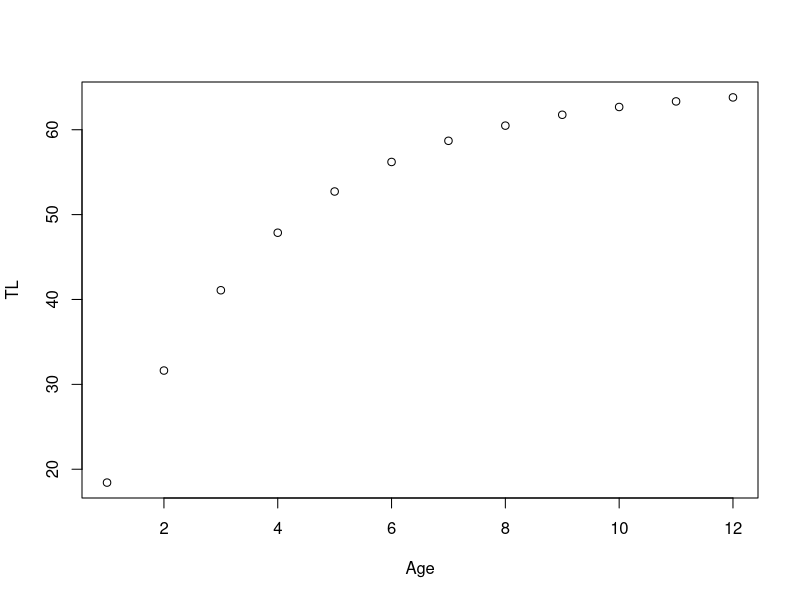
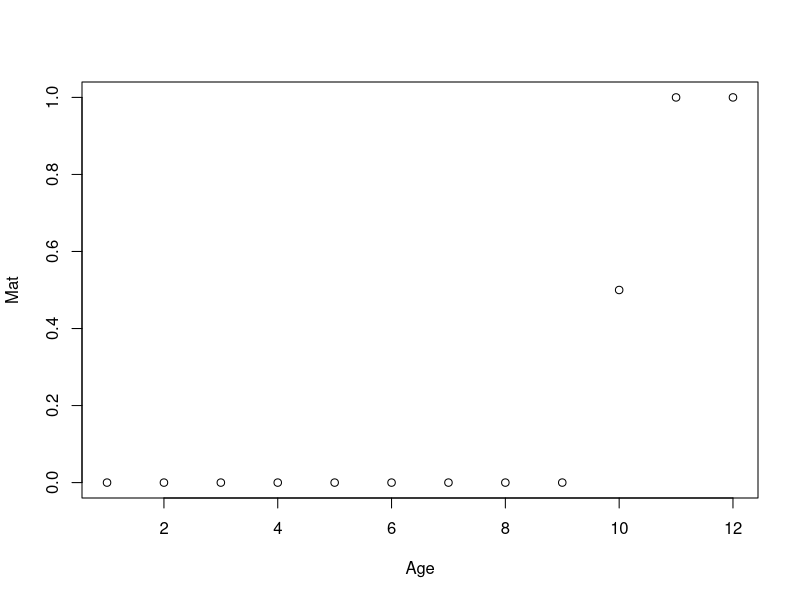
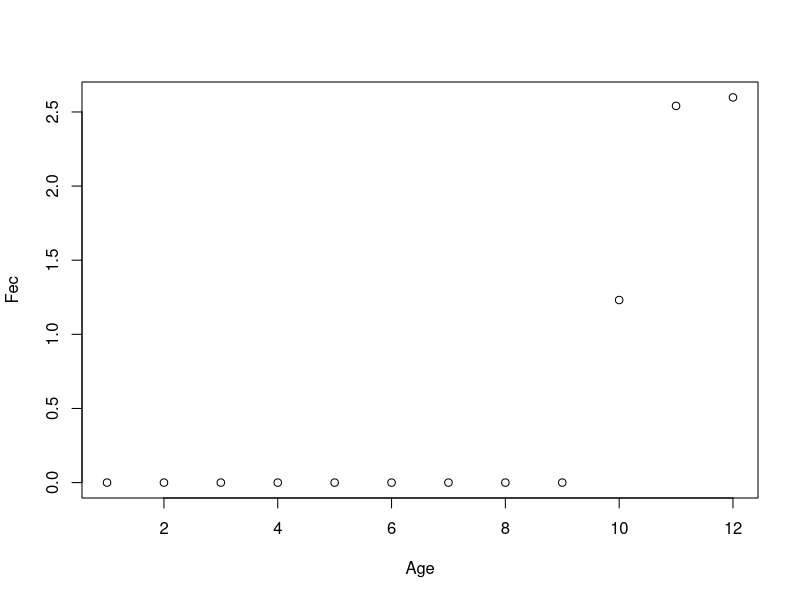
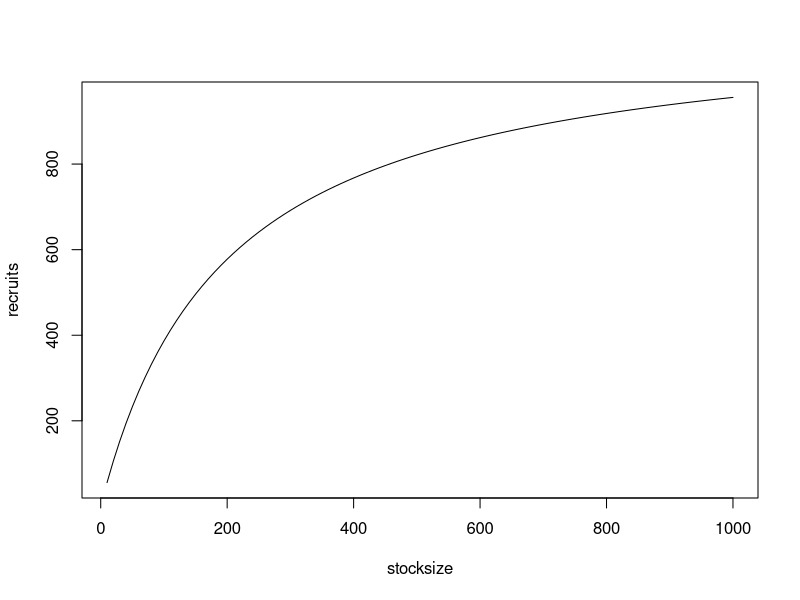
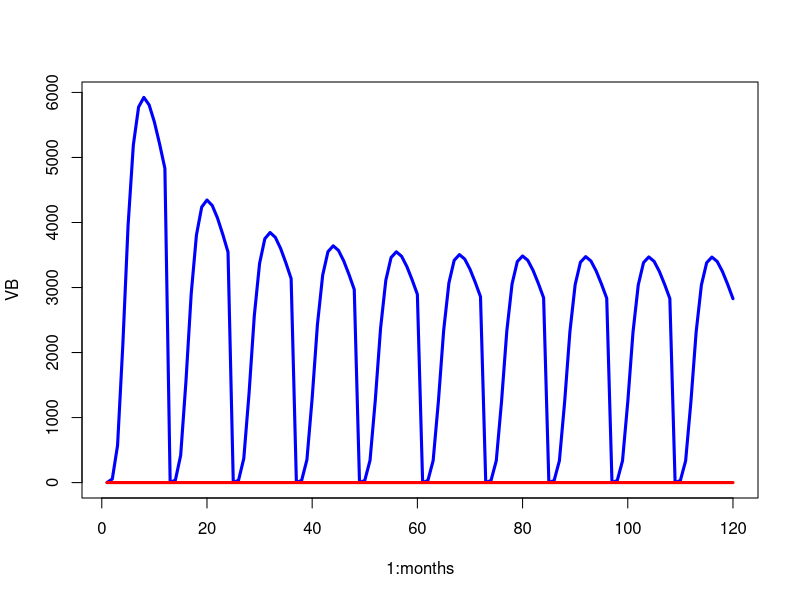

Recreate these plots in R, in order.
### 10/30/2020 Turning generic AS model into monthly scallops 
#   -first make monthly
#   -then input more realistic scallop parms

### Remaining to do:
#     -Probably want to allow the scallops to live maybe 18 months? This would also allow for the possibility that some scallops can
#           -spawn twice. Seems ballpark that this would be a proportion <50% but greater than 10%
#     -make harvest season explicit (i.e. vulnerability off of age or month as opposed to size) or having a vul to harvest and vul to retention
#     -deal with animals that can spawn before they're killed, so need an aggregator to sum eggs in non-recruit months.
#     -consider spatial issues




rm(list = ls())

################################################################################
# Parameters #
################################################################################

### Constants, life history and fishery ###
  amax = 12    #Going to be changed to 18, maximum age, in months *possibly taken from Geiger 2010
  Ro = 1000       #recruitment at unfished conditions *made up, theoretical
  CR = 8          #recruitment compensation ratio *guessed, could look back at CR of other bivalves
  vbk = 4/12      #von bertelanfy metabolic parameter *initially guessed by manually matching to barber and blake, lines kinda up with Wolf & Mendo
  vblinf = 65     #von bertelanfy length infinity parameter, mm shell height *from Geiger
  vbt0 = 0        #von bertelanfy t0 parameter *made up
  alw = 0.0001   #length weight alometry parameter, just altered so asympt. wt = ~ 1 oz, probably *Made up, Jen is going to check on data for this
  alwb = 3        #length weight alometry b parm
  #next 3 parms may be informed by Jen's current study 
  wmat = 12       #weight at maturity *values tied to when we thought 50% maturity occurred in months, then to weights, so this changes with alw
  amat = 10       #age at 50% maturity
  msd = .1        #standard deviation of maturity *made up, will update
  vlh = 50        #length at 50% vulnerability *guessed, Jen will check on histograms
  vsd = 5        #standard deviation of length at 50% vulnerability
  M = 0.2        #natural mortality *Jen's work had the monthly of .17 - .23 (daily 0.0057 - 0.0078) *intial guess was 0.35       
  TLref = vblinf*0.5  #this is the reference length for M--i.e. at what length are we assuming length-invariant M is being measured. 
                      #So, the M=0.35 above is saying M is constant over all ages/sizes, which is probably wrong. But to use the Lorenzen-type 
                      #mortality scaling, we need to say what the constant M is representing.
  lorenzc = 1     #exponent of the scaling of mortality with length. 

  effort=0     #fixing effort at a constant level, so changing to deterministic (non-dynamic) effort
  q=0.0003        #fixing q at a constant
  U = 0           #harvest rate, used for equilibrium calculations only. In the model harvest rate (hr) is used as 1-exp(-effort *catchability), allowing for time varying effort
 
### Age-specifc vectors ###
  Age = seq(1,amax)                             #Age
  TL = vblinf*(1-exp(-vbk*(Age-vbt0)))          #Total length
  Wt = (alw*(TL)^alwb)                          #Weight
  Vul = 1/(1+exp(-(TL-vlh)/vsd))                #Vulnerability
  #Surv = (1+vblinf/TL*(exp(vbk)-1))^(-M/vbk)    #Survival in each time step, could have alterantively done: exp(-Madult*linf/base_len)
  Surv = exp(-(M*TLref/TL))^lorenzc             #another, simpler way of looking at age-varying survival. Note this will produce more variation than the above method
  Lo = vector(length=amax); Lo[1]=1;  for (i in 2:amax){Lo[i]=Lo[i-1]*Surv[i-1]}; #Lo[Amax] = Lo[(Amax-1)]*surv[(Amax-1)]/(1-surv[(Amax-1)])       #survivorship in unfished condtions with special survivorship for terminal age
  Lfished = vector(length=amax); Lfished[1]=1;  for (i in 2:amax){Lfished[i]=Lfished[i-1]*Surv[i-1]*(1-U*Vul[i-1])}; #Lfished[Amax] = Lfished[(Amax-1)]*surv[(Amax-1)]*(1-U*vul[(Amax-1)])/(1-surv[(Amax-1)]*(1-U*vul[(Amax-1)]))       #Standard with special calculation for terminal fished survivorship

  Mat = 1/(1+exp(-(Age-amat)/msd))                #Vulnerability
  Fec = .1*Mat*Wt # the 0.1 is from the Barber & Blake paper, but Jen will double check
  #Fec = ifelse((Wt-Wt[amat])<0,0,Wt-Wt[amat])           #Fecundity

plot(Age, TL)
plot(Age, Mat)
plot(Age, Fec)

### Calculations from vectors ###
  epro = sum(Lo*Fec)                    #eggs-per-recruit unfished conditions
  eprf = sum(Lfished*Fec)               #eggs-per-recruit fished conditions
  bpro = sum(Wt,Lo)                     #biomass-per-recruit unfished conditions
  npro = sum(Lo)                        #numbers-per-recruit unfished conditions
  vbpro = sum(Vul*Wt*Lo)                #vulnerable biomass per recruit unfished conditions
  vbprf = sum(Vul*Wt*Lfished)           #vulnerable biomiass per recruit fished conditions
  spr = epro/eprf                       #spawning potential ratio
  bo = Ro*bpro                          #biomass at unfished condtions
  no = Ro*npro                          #numbers at unfished conditions
  vbo = Ro*vbpro                        #vulnerable biomass at unfished conditions
  #recruitment parms and calcs#
    bha = CR/epro                         #beverton holt a parm
    bhb = (CR-1)/(Ro*epro)                #beverton holt b parm
    r.eq = (bha*eprf-1)/(bhb*eprf)        #equilibrium recruitment
    yield.eq = U*vbprf*r.eq

    #looking at the beverton holt stock-recruit relationships--you can change CR and re-run to see how this changes
      stocksize <- seq(10, 1000, length.out=100)
      recruits <- bha*stocksize/(1+bhb*stocksize)
      plot(stocksize,recruits, type="l")

################################################################################
### time and age dynamics ###
################################################################################
  months = 120
  #setting up space for model outputs
    eggs = vector(length=months); N=vector(length=months); B=vector(length=months); VB=vector(length=months); hr=vector(length=months); 
    yield = vector(length=months); cpue = vector(length=months); qt = vector(length=months); et = vector(length=months); 

  #numbers at age of fish
  nage = matrix(0,months,amax)                                                     #set up matrix
      #initializing first year age structure
      nage[1,1]=Ro#*Lo                                                              #numbers at age, year 1
      #initializing first year of all year dependent values, note, these must go in a specific order
      prop_spawn<-c(0,0,0,0,0,0.2,0.2,0.5,0.8,0.8,0.2,0)                          #proportion of indv that spawn in each month (across ages), currently dummy values 
      #proc_err[1] = 0 #rnorm(1,0,sdpro)                                          #first value of process error
      N[1] = sum(nage[1,])                                                        #first value of total numbers
      B[1] = sum(nage[1,]*Wt)                                                     #first value of total biomass
      VB[1] = sum(nage[1,]*Wt*Vul)                                                #first value of vulernable biomass
      qt[1] = q                                                                   #Here fixing q at a constant
      et[1] = effort                                                              #Here fixing effort at a constant
      hr[1] = 1-exp(-qt[1]*et[1])                                                 #first value of harvest rate
      yield[1] = hr[1]*VB [1]                                                     #first value of yield
      cpue[1] = yield[1]/et[1]                                                    #first value of cpue

      eggs<-rep(0, 120)                                                          #Filling in eggs (in each month) vector with zeroes
      #calculations for vectors--i.e. year but not age varying components of model
      for( i in 2:months) {
        #recruitment
          nage[i,1] = 0              #the recruitment without process error
          if(i %% 12==1){
            eggs[i-1]<-sum( rowSums(Fec * nage[(i-12):(i-1),]) * prop_spawn )
            nage[i,1] = bha*eggs[i-1]/(1+bhb*eggs[i-1])              #the recruitment without process error
               }

        #nage[i,1] = bha*eggs[i-1]/(1+bhb*eggs[i-1])              #the recruitment without process error
        #nage[i,1] = bha*eggs[i-1]/(1+bhb*eggs[i-1])*exp(proc_err[i-1])              #the recruitment each year, a product of beverton holt, eggs, and process error ****note this is going to be changed to be a function of a habitat dependent b parmameter, see DD habitat excel file

          for(j in 2:amax) {
          nage[i,j] = nage[i-1,j-1]*Surv[j-1]*(1-Vul[j-1]*hr[i-1])
          }
          
        N[i] = sum(nage[i,])                                                      #total numbers, sum of numbers at each age
        B[i] = sum(nage[i,]*Wt)                                                   #total biomass, sum of numbers at age * weight at age
        VB[i] = sum(nage[i,]*Wt*Vul)                                              #vulernable biomass, sum of numbers at age * weight at age * vul at age
        qt[i] = q                                                                  #catchability when fixed as a constant
        et[i] = effort                                                             #effort when fixed as a constant
        hr[i] = 1-exp(-qt[i]*et[i])                                                #harvest rate, depends on effort and q
        yield[i] = hr[i]*VB [i]                                                    #yield, dependent on hr and vulnerable biomass
        cpue[i] = yield[i]/et[i]                                                   #cpue, yeild/effort
      }

################################################################################
### Report ###
################################################################################
  #Simple plot of VB, effort
    plot(1:months, VB, type="l", col="blue", lwd=3, ylim=c(0, max(VB)))
    lines(1:months, et, col="red", lwd=3)

